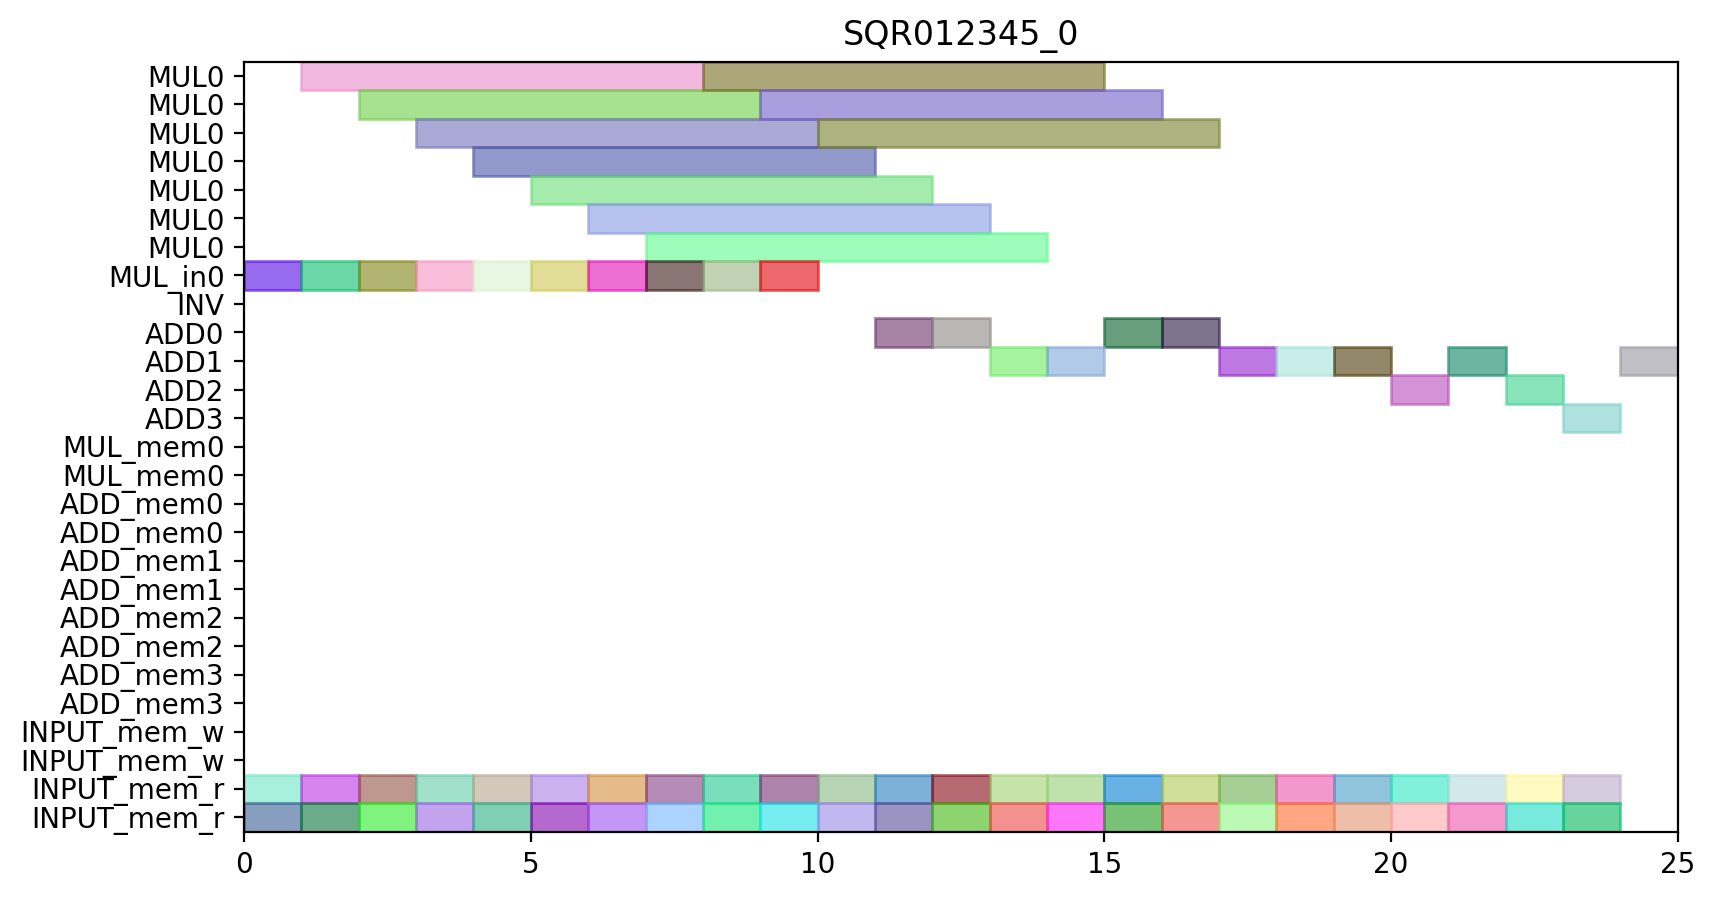

Write Python code to recreate this figure.
from pyschedule import Scenario, solvers, plotters, alt


def solve():
	horizon = 90
	S = Scenario("SQR012345_0", horizon=horizon)

	# resource
	MUL = S.Resources('MUL', num=1, size=7)
	MUL_in = S.Resources('MUL_in', num=1)
	INV = S.Resource('INV')
	ADD = S.Resources('ADD', num=4, periods=range(1, horizon))
	MUL_mem = S.Resources('MUL_mem', num=1, size=2)
	ADD_mem = S.Resources('ADD_mem', num=4, size=2)
	INPUT_mem_w = S.Resource('INPUT_mem_w', size=2)
	INPUT_mem_r = S.Resource('INPUT_mem_r', size=2)

	# result of previous scheduling

	# new tasks
	t0_t0 = S.Task('t0_t0', length=1, delay_cost=1)
	t0_t0 += alt(ADD)

	t0_t0_mem0 = S.Task('t0_t0_mem0', length=1, delay_cost=1)
	t0_t0_mem0 += INPUT_mem_r
	S += t0_t0_mem0 <= t0_t0

	t0_t0_mem1 = S.Task('t0_t0_mem1', length=1, delay_cost=1)
	t0_t0_mem1 += INPUT_mem_r
	S += t0_t0_mem1 <= t0_t0

	t0_t1 = S.Task('t0_t1', length=1, delay_cost=1)
	t0_t1 += alt(ADD)

	t0_t1_mem0 = S.Task('t0_t1_mem0', length=1, delay_cost=1)
	t0_t1_mem0 += INPUT_mem_r
	S += t0_t1_mem0 <= t0_t1

	t0_t1_mem1 = S.Task('t0_t1_mem1', length=1, delay_cost=1)
	t0_t1_mem1 += INPUT_mem_r
	S += t0_t1_mem1 <= t0_t1

	t0_t3_in = S.Task('t0_t3_in', length=1, delay_cost=1)
	t0_t3_in += alt(MUL_in)
	t0_t3 = S.Task('t0_t3', length=7, delay_cost=1)
	t0_t3 += alt(MUL)
	S += t0_t3>=t0_t3_in

	t0_t3_mem0 = S.Task('t0_t3_mem0', length=1, delay_cost=1)
	t0_t3_mem0 += INPUT_mem_r
	S += t0_t3_mem0 <= t0_t3

	t0_t3_mem1 = S.Task('t0_t3_mem1', length=1, delay_cost=1)
	t0_t3_mem1 += INPUT_mem_r
	S += t0_t3_mem1 <= t0_t3

	t10 = S.Task('t10', length=1, delay_cost=1)
	t10 += alt(ADD)

	t10_mem0 = S.Task('t10_mem0', length=1, delay_cost=1)
	t10_mem0 += INPUT_mem_r
	S += t10_mem0 <= t10

	t10_mem1 = S.Task('t10_mem1', length=1, delay_cost=1)
	t10_mem1 += INPUT_mem_r
	S += t10_mem1 <= t10

	t11 = S.Task('t11', length=1, delay_cost=1)
	t11 += alt(ADD)

	t11_mem0 = S.Task('t11_mem0', length=1, delay_cost=1)
	t11_mem0 += INPUT_mem_r
	S += t11_mem0 <= t11

	t11_mem1 = S.Task('t11_mem1', length=1, delay_cost=1)
	t11_mem1 += INPUT_mem_r
	S += t11_mem1 <= t11

	t3_t0_in = S.Task('t3_t0_in', length=1, delay_cost=1)
	t3_t0_in += alt(MUL_in)
	t3_t0 = S.Task('t3_t0', length=7, delay_cost=1)
	t3_t0 += alt(MUL)
	S += t3_t0>=t3_t0_in

	t3_t0_mem0 = S.Task('t3_t0_mem0', length=1, delay_cost=1)
	t3_t0_mem0 += INPUT_mem_r
	S += t3_t0_mem0 <= t3_t0

	t3_t0_mem1 = S.Task('t3_t0_mem1', length=1, delay_cost=1)
	t3_t0_mem1 += INPUT_mem_r
	S += t3_t0_mem1 <= t3_t0

	t3_t1_in = S.Task('t3_t1_in', length=1, delay_cost=1)
	t3_t1_in += alt(MUL_in)
	t3_t1 = S.Task('t3_t1', length=7, delay_cost=1)
	t3_t1 += alt(MUL)
	S += t3_t1>=t3_t1_in

	t3_t1_mem0 = S.Task('t3_t1_mem0', length=1, delay_cost=1)
	t3_t1_mem0 += INPUT_mem_r
	S += t3_t1_mem0 <= t3_t1

	t3_t1_mem1 = S.Task('t3_t1_mem1', length=1, delay_cost=1)
	t3_t1_mem1 += INPUT_mem_r
	S += t3_t1_mem1 <= t3_t1

	t3_t2 = S.Task('t3_t2', length=1, delay_cost=1)
	t3_t2 += alt(ADD)

	t3_t2_mem0 = S.Task('t3_t2_mem0', length=1, delay_cost=1)
	t3_t2_mem0 += INPUT_mem_r
	S += t3_t2_mem0 <= t3_t2

	t3_t2_mem1 = S.Task('t3_t2_mem1', length=1, delay_cost=1)
	t3_t2_mem1 += INPUT_mem_r
	S += t3_t2_mem1 <= t3_t2

	t3_t3 = S.Task('t3_t3', length=1, delay_cost=1)
	t3_t3 += alt(ADD)

	t3_t3_mem0 = S.Task('t3_t3_mem0', length=1, delay_cost=1)
	t3_t3_mem0 += INPUT_mem_r
	S += t3_t3_mem0 <= t3_t3

	t3_t3_mem1 = S.Task('t3_t3_mem1', length=1, delay_cost=1)
	t3_t3_mem1 += INPUT_mem_r
	S += t3_t3_mem1 <= t3_t3

	t4_t0 = S.Task('t4_t0', length=1, delay_cost=1)
	t4_t0 += alt(ADD)

	t4_t0_mem0 = S.Task('t4_t0_mem0', length=1, delay_cost=1)
	t4_t0_mem0 += INPUT_mem_r
	S += t4_t0_mem0 <= t4_t0

	t4_t0_mem1 = S.Task('t4_t0_mem1', length=1, delay_cost=1)
	t4_t0_mem1 += INPUT_mem_r
	S += t4_t0_mem1 <= t4_t0

	t4_t1 = S.Task('t4_t1', length=1, delay_cost=1)
	t4_t1 += alt(ADD)

	t4_t1_mem0 = S.Task('t4_t1_mem0', length=1, delay_cost=1)
	t4_t1_mem0 += INPUT_mem_r
	S += t4_t1_mem0 <= t4_t1

	t4_t1_mem1 = S.Task('t4_t1_mem1', length=1, delay_cost=1)
	t4_t1_mem1 += INPUT_mem_r
	S += t4_t1_mem1 <= t4_t1

	t4_t3_in = S.Task('t4_t3_in', length=1, delay_cost=1)
	t4_t3_in += alt(MUL_in)
	t4_t3 = S.Task('t4_t3', length=7, delay_cost=1)
	t4_t3 += alt(MUL)
	S += t4_t3>=t4_t3_in

	t4_t3_mem0 = S.Task('t4_t3_mem0', length=1, delay_cost=1)
	t4_t3_mem0 += INPUT_mem_r
	S += t4_t3_mem0 <= t4_t3

	t4_t3_mem1 = S.Task('t4_t3_mem1', length=1, delay_cost=1)
	t4_t3_mem1 += INPUT_mem_r
	S += t4_t3_mem1 <= t4_t3

	t5_t0_in = S.Task('t5_t0_in', length=1, delay_cost=1)
	t5_t0_in += alt(MUL_in)
	t5_t0 = S.Task('t5_t0', length=7, delay_cost=1)
	t5_t0 += alt(MUL)
	S += t5_t0>=t5_t0_in

	t5_t0_mem0 = S.Task('t5_t0_mem0', length=1, delay_cost=1)
	t5_t0_mem0 += INPUT_mem_r
	S += t5_t0_mem0 <= t5_t0

	t5_t0_mem1 = S.Task('t5_t0_mem1', length=1, delay_cost=1)
	t5_t0_mem1 += INPUT_mem_r
	S += t5_t0_mem1 <= t5_t0

	t5_t1_in = S.Task('t5_t1_in', length=1, delay_cost=1)
	t5_t1_in += alt(MUL_in)
	t5_t1 = S.Task('t5_t1', length=7, delay_cost=1)
	t5_t1 += alt(MUL)
	S += t5_t1>=t5_t1_in

	t5_t1_mem0 = S.Task('t5_t1_mem0', length=1, delay_cost=1)
	t5_t1_mem0 += INPUT_mem_r
	S += t5_t1_mem0 <= t5_t1

	t5_t1_mem1 = S.Task('t5_t1_mem1', length=1, delay_cost=1)
	t5_t1_mem1 += INPUT_mem_r
	S += t5_t1_mem1 <= t5_t1

	t5_t2 = S.Task('t5_t2', length=1, delay_cost=1)
	t5_t2 += alt(ADD)

	t5_t2_mem0 = S.Task('t5_t2_mem0', length=1, delay_cost=1)
	t5_t2_mem0 += INPUT_mem_r
	S += t5_t2_mem0 <= t5_t2

	t5_t2_mem1 = S.Task('t5_t2_mem1', length=1, delay_cost=1)
	t5_t2_mem1 += INPUT_mem_r
	S += t5_t2_mem1 <= t5_t2

	t5_t3 = S.Task('t5_t3', length=1, delay_cost=1)
	t5_t3 += alt(ADD)

	t5_t3_mem0 = S.Task('t5_t3_mem0', length=1, delay_cost=1)
	t5_t3_mem0 += INPUT_mem_r
	S += t5_t3_mem0 <= t5_t3

	t5_t3_mem1 = S.Task('t5_t3_mem1', length=1, delay_cost=1)
	t5_t3_mem1 += INPUT_mem_r
	S += t5_t3_mem1 <= t5_t3

	t6_t0_in = S.Task('t6_t0_in', length=1, delay_cost=1)
	t6_t0_in += alt(MUL_in)
	t6_t0 = S.Task('t6_t0', length=7, delay_cost=1)
	t6_t0 += alt(MUL)
	S += t6_t0>=t6_t0_in

	t6_t0_mem0 = S.Task('t6_t0_mem0', length=1, delay_cost=1)
	t6_t0_mem0 += INPUT_mem_r
	S += t6_t0_mem0 <= t6_t0

	t6_t0_mem1 = S.Task('t6_t0_mem1', length=1, delay_cost=1)
	t6_t0_mem1 += INPUT_mem_r
	S += t6_t0_mem1 <= t6_t0

	t6_t1_in = S.Task('t6_t1_in', length=1, delay_cost=1)
	t6_t1_in += alt(MUL_in)
	t6_t1 = S.Task('t6_t1', length=7, delay_cost=1)
	t6_t1 += alt(MUL)
	S += t6_t1>=t6_t1_in

	t6_t1_mem0 = S.Task('t6_t1_mem0', length=1, delay_cost=1)
	t6_t1_mem0 += INPUT_mem_r
	S += t6_t1_mem0 <= t6_t1

	t6_t1_mem1 = S.Task('t6_t1_mem1', length=1, delay_cost=1)
	t6_t1_mem1 += INPUT_mem_r
	S += t6_t1_mem1 <= t6_t1

	t6_t2 = S.Task('t6_t2', length=1, delay_cost=1)
	t6_t2 += alt(ADD)

	t6_t2_mem0 = S.Task('t6_t2_mem0', length=1, delay_cost=1)
	t6_t2_mem0 += INPUT_mem_r
	S += t6_t2_mem0 <= t6_t2

	t6_t2_mem1 = S.Task('t6_t2_mem1', length=1, delay_cost=1)
	t6_t2_mem1 += INPUT_mem_r
	S += t6_t2_mem1 <= t6_t2

	t6_t3 = S.Task('t6_t3', length=1, delay_cost=1)
	t6_t3 += alt(ADD)

	t6_t3_mem0 = S.Task('t6_t3_mem0', length=1, delay_cost=1)
	t6_t3_mem0 += INPUT_mem_r
	S += t6_t3_mem0 <= t6_t3

	t6_t3_mem1 = S.Task('t6_t3_mem1', length=1, delay_cost=1)
	t6_t3_mem1 += INPUT_mem_r
	S += t6_t3_mem1 <= t6_t3

	t7_t0_in = S.Task('t7_t0_in', length=1, delay_cost=1)
	t7_t0_in += alt(MUL_in)
	t7_t0 = S.Task('t7_t0', length=7, delay_cost=1)
	t7_t0 += alt(MUL)
	S += t7_t0>=t7_t0_in

	t7_t0_mem0 = S.Task('t7_t0_mem0', length=1, delay_cost=1)
	t7_t0_mem0 += INPUT_mem_r
	S += t7_t0_mem0 <= t7_t0

	t7_t0_mem1 = S.Task('t7_t0_mem1', length=1, delay_cost=1)
	t7_t0_mem1 += INPUT_mem_r
	S += t7_t0_mem1 <= t7_t0

	t7_t1_in = S.Task('t7_t1_in', length=1, delay_cost=1)
	t7_t1_in += alt(MUL_in)
	t7_t1 = S.Task('t7_t1', length=7, delay_cost=1)
	t7_t1 += alt(MUL)
	S += t7_t1>=t7_t1_in

	t7_t1_mem0 = S.Task('t7_t1_mem0', length=1, delay_cost=1)
	t7_t1_mem0 += INPUT_mem_r
	S += t7_t1_mem0 <= t7_t1

	t7_t1_mem1 = S.Task('t7_t1_mem1', length=1, delay_cost=1)
	t7_t1_mem1 += INPUT_mem_r
	S += t7_t1_mem1 <= t7_t1

	t7_t2 = S.Task('t7_t2', length=1, delay_cost=1)
	t7_t2 += alt(ADD)

	t7_t2_mem0 = S.Task('t7_t2_mem0', length=1, delay_cost=1)
	t7_t2_mem0 += INPUT_mem_r
	S += t7_t2_mem0 <= t7_t2

	t7_t2_mem1 = S.Task('t7_t2_mem1', length=1, delay_cost=1)
	t7_t2_mem1 += INPUT_mem_r
	S += t7_t2_mem1 <= t7_t2

	t7_t3 = S.Task('t7_t3', length=1, delay_cost=1)
	t7_t3 += alt(ADD)

	t7_t3_mem0 = S.Task('t7_t3_mem0', length=1, delay_cost=1)
	t7_t3_mem0 += INPUT_mem_r
	S += t7_t3_mem0 <= t7_t3

	t7_t3_mem1 = S.Task('t7_t3_mem1', length=1, delay_cost=1)
	t7_t3_mem1 += INPUT_mem_r
	S += t7_t3_mem1 <= t7_t3

	solvers.mip.solve(S,msg=1,kind='CPLEX',ratio_gap=1.01)

	solution = [['hoge']*len(S.solution()[1]) for i in range(len(S.solution()))]
	for i in range(len(S.solution())):
		for j in range(len(S.solution()[i])):
			solution[i][j]=str(S.solution()[i][j])
	print(solution)

	cycles = int(solution[-1][3])

	pic_file_name = "/home/mfukuda/pairing_automation_design2/bls12-638/scheduling/SQR012345_mul1_add4/SQR012345_0.png"
	if(S.solution() != []):
		plotters.matplotlib.plot(S,img_filename=pic_file_name, vertical_text=True, fig_size=(cycles*0.25+3, 5), show_task_labels=False)

	return solution
